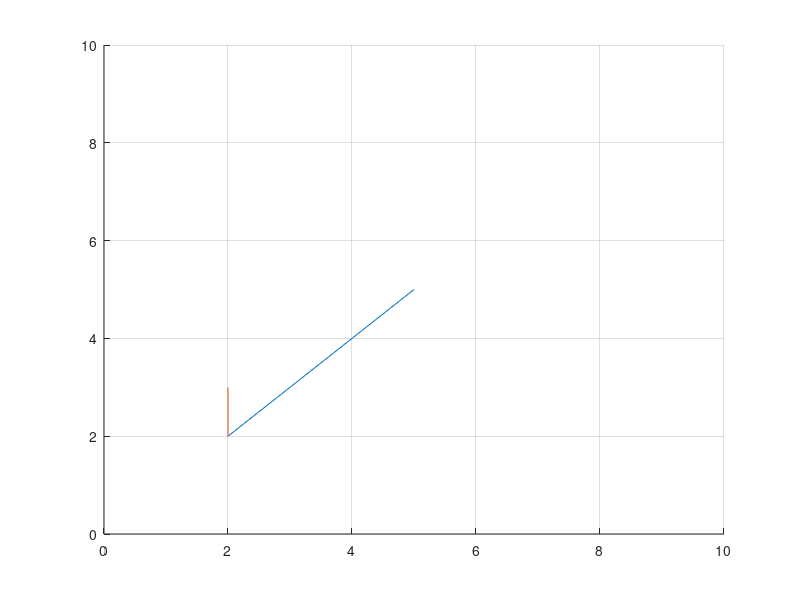

Source code (MATLAB):
%% Line Segment Intersection Finder
% By Matt Audette
% Last Update: 20180116
% Remarks: Still need to do the parallel piece

clc
clear all
close all


%% Construct two line segments from the ends points:

% Line segment 1 is P(s). It consists of the start point a (ax, ay) and
% the end point b (bx, by).
a = [2;2]
b = [5;5]
P = [a,b]

% Line segment 2 is Q(t). It consists of the start point c (cx, cy) and
% the end point d (dx, dy).
c = [2;3]
d = [2;2]
Q = [c,d]

%% Plot it:
figure(1)
hold on
grid on
xlim([0, 10])
ylim([0, 10])
Px = P(1,:)
Py = P(2,:)
Qx = Q(1,:)
Qy = Q(2,:)
plot(Px, Py, Qx, Qy)
hold off




%% Calculate s & t:

% PHI = | bx-ax    cx-dx |  phi = | cx-ax |
%       | by-ay    cy-dy |        | cy-ay |
%
% PHI[s;t] = phi ; therefore [s;t] = inv(PHI)phi


PHI = [ P(:,2) - P(:,1), Q(:,1)-Q(:,2) ]
phi = [ Q(:,1) - P(:,1)]


temp = inv(PHI)*phi;
s = temp(1)
t = temp(2)

%% Determine cases for s & t:
% We will return a boolean "intersect" for the cases of s&t.

%find the determinate of PHI: if it is != 0, the lines are not //
determinant = det(PHI)

%% CASES

%The first filter is if the determinant of PHI. If it is != 0, then the
%lines either cross or do not cross. If det(PHI) == 0, the lines are
%parallel.
if determinant ~= 0 
    % If s&t and both 0 <= x <= 1, then P and Q intersect:
    if ( s >= 0 && s < 1 && t > 0 && t < 1)
        intersect = 1
        disp('Hard edge crossing.');

    % if s or t are negative or greater than 1, then P and Q do not intersect:
    elseif( s < 0 || s > 1 || t < 0 || t > 1)
        intersect = 0
        disp('No intersection');

    % Single point of contact cases:
    elseif( t == 1 || t ==0 || s == 1 )
        intersect = 1
        disp('Single point on contact')

    else %catch all clause- 
        disp('Error- this case was not accounted for!')
        intersect = 5

    end
else %If det(PHI) != 0, the lines are parallel:
    disp('The lines are parallel.')
    %find the specific case for the lines:
    
    %If point c (and thus, d) are colinear with a and b, the line P
    %contains line Q
    
    %If the first column of PHI and the column of phi are on the same line,
    %the matrix will be singular (det = 0).
    %Create this matrix:
    stack = [PHI(:,1), phi]
    stackDet = det(stack)
    
    %% --------------- Attempt to fix the parallel, no overlap, but in line:
    % DOES NOT WORK:
%     testPHI = [ P(:,2) - P(:,1), Q(:,1) ]
%     testphi = [ Q(:,1) - P(:,1)]
%     testtemp = inv(testPHI)*testphi;
%     tests = testtemp(1)
%     testt = testtemp(2)
    %------------
    
    %if temp's det = 0, the lines are Parallel with Infinite overlap
    if stackDet == 0
        disp('And the lines overlap at infinity points.')
        intersect = 1
    %if temp's det ~= 0,  Parallel with NO OVERLAP, 
    %% Problem still: lines are parallel, so not intersect, but are in line. 
    else 
        disp('But the lines do not overlap.')
        intersect = 0
    end
    
end 

